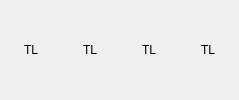
     <widget class="QWidget" name="widget_11" native="true">
      <layout class="QHBoxLayout" name="horizontalLayout_10">
       <item>
        <widget class="QLabel" name="board_label9_0">
         <property name="styleSheet">
          <string notr="true">background-color:&quot;green&quot;
</string>
         </property>
         <property name="text">
          <string/>
         </property>
         <property name="alignment">
          <set>Qt::AlignCenter</set>
         </property>
        </widget>
       </item>
       <item>
        <widget class="QLabel" name="board_label9_1">
         <property name="styleSheet">
          <string notr="true">background-color:&quot;blue&quot;
</string>
         </property>
         <property name="text">
          <string>TL</string>
         </property>
         <property name="alignment">
          <set>Qt::AlignCenter</set>
         </property>
        </widget>
       </item>
       <item>
        <widget class="QLabel" name="board_label9_2">
         <property name="styleSheet">
          <string notr="true">background-color:&quot;green&quot;
</string>
         </property>
         <property name="text">
          <string/>
         </property>
         <property name="alignment">
          <set>Qt::AlignCenter</set>
         </property>
        </widget>
       </item>
       <item>
        <widget class="QLabel" name="board_label9_3">
         <property name="styleSheet">
          <string notr="true">background-color:&quot;green&quot;
</string>
         </property>
         <property name="text">
          <string/>
         </property>
         <property name="alignment">
          <set>Qt::AlignCenter</set>
         </property>
        </widget>
       </item>
       <item>
        <widget class="QLabel" name="board_label9_4">
         <property name="styleSheet">
          <string notr="true">background-color:&quot;green&quot;
</string>
         </property>
         <property name="text">
          <string/>
         </property>
         <property name="alignment">
          <set>Qt::AlignCenter</set>
         </property>
        </widget>
       </item>
       <item>
        <widget class="QLabel" name="board_label9_5">
         <property name="styleSheet">
          <string notr="true">background-color:&quot;blue&quot;
</string>
         </property>
         <property name="text">
          <string>TL</string>
         </property>
         <property name="alignment">
          <set>Qt::AlignCenter</set>
         </property>
        </widget>
       </item>
       <item>
        <widget class="QLabel" name="board_label9_6">
         <property name="styleSheet">
          <string notr="true">background-color:&quot;green&quot;
</string>
         </property>
         <property name="text">
          <string/>
         </property>
         <property name="alignment">
          <set>Qt::AlignCenter</set>
         </property>
        </widget>
       </item>
       <item>
        <widget class="QLabel" name="board_label9_7">
         <property name="styleSheet">
          <string notr="true">background-color:&quot;green&quot;
</string>
         </property>
         <property name="text">
          <string/>
         </property>
         <property name="alignment">
          <set>Qt::AlignCenter</set>
         </property>
        </widget>
       </item>
       <item>
        <widget class="QLabel" name="board_label9_8">
         <property name="styleSheet">
          <string notr="true">background-color:&quot;green&quot;
</string>
         </property>
         <property name="text">
          <string/>
         </property>
         <property name="alignment">
          <set>Qt::AlignCenter</set>
         </property>
        </widget>
       </item>
       <item>
        <widget class="QLabel" name="board_label9_9">
         <property name="styleSheet">
          <string notr="true">background-color:&quot;blue&quot;
</string>
         </property>
         <property name="text">
          <string>TL</string>
         </property>
         <property name="alignment">
          <set>Qt::AlignCenter</set>
         </property>
        </widget>
       </item>
       <item>
        <widget class="QLabel" name="board_label9_10">
         <property name="styleSheet">
          <string notr="true">background-color:&quot;green&quot;
</string>
         </property>
         <property name="text">
          <string/>
         </property>
         <property name="alignment">
          <set>Qt::AlignCenter</set>
         </property>
        </widget>
       </item>
       <item>
        <widget class="QLabel" name="board_label9_11">
         <property name="styleSheet">
          <string notr="true">background-color:&quot;green&quot;
</string>
         </property>
         <property name="text">
          <string/>
         </property>
         <property name="alignment">
          <set>Qt::AlignCenter</set>
         </property>
        </widget>
       </item>
       <item>
        <widget class="QLabel" name="board_label9_12">
         <property name="styleSheet">
          <string notr="true">background-color:&quot;green&quot;
</string>
         </property>
         <property name="text">
          <string/>
         </property>
         <property name="alignment">
          <set>Qt::AlignCenter</set>
         </property>
        </widget>
       </item>
       <item>
        <widget class="QLabel" name="board_label9_13">
         <property name="styleSheet">
          <string notr="true">background-color:&quot;blue&quot;
</string>
         </property>
         <property name="text">
          <string>TL</string>
         </property>
         <property name="alignment">
          <set>Qt::AlignCenter</set>
         </property>
        </widget>
       </item>
       <item>
        <widget class="QLabel" name="board_label9_14">
         <property name="styleSheet">
          <string notr="true">background-color:&quot;green&quot;
</string>
         </property>
         <property name="text">
          <string/>
         </property>
         <property name="alignment">
          <set>Qt::AlignCenter</set>
         </property>
        </widget>
       </item>
      </layout>
     </widget>
